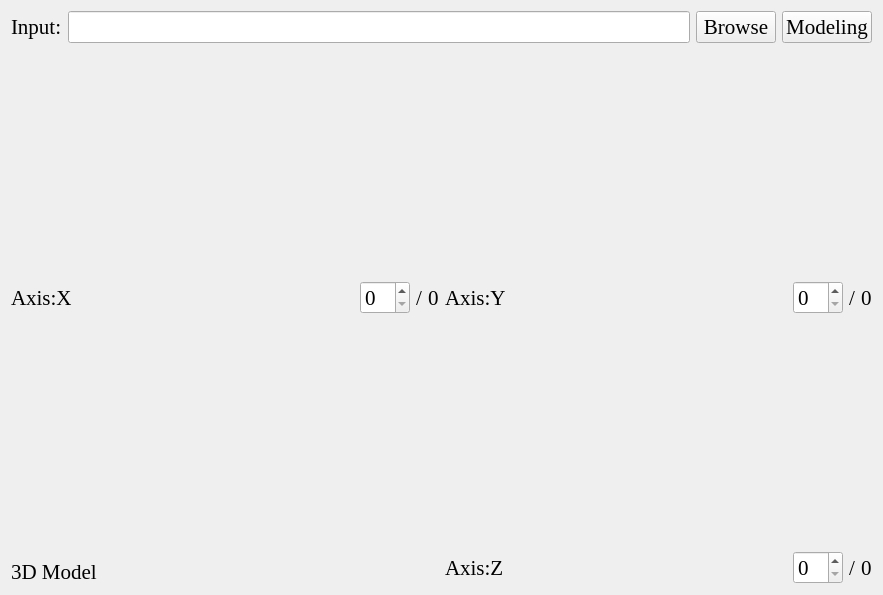
<?xml version="1.0" encoding="UTF-8"?>
<ui version="4.0">
 <class>ModelingTab</class>
 <widget class="QWidget" name="ModelingTab">
  <property name="geometry">
   <rect>
    <x>0</x>
    <y>0</y>
    <width>883</width>
    <height>595</height>
   </rect>
  </property>
  <property name="font">
   <font>
    <family>Times New Roman</family>
    <pointsize>16</pointsize>
   </font>
  </property>
  <property name="windowTitle">
   <string>Modeling</string>
  </property>
  <layout class="QVBoxLayout" name="verticalLayout_5">
   <item>
    <layout class="QHBoxLayout" name="horizontalLayout_5">
     <item>
      <widget class="QLabel" name="label_11">
       <property name="text">
        <string>Input:</string>
       </property>
      </widget>
     </item>
     <item>
      <widget class="QLineEdit" name="lineEdit">
       <property name="text">
        <string/>
       </property>
       <property name="readOnly">
        <bool>true</bool>
       </property>
      </widget>
     </item>
     <item>
      <widget class="QPushButton" name="pushButton_Browse">
       <property name="text">
        <string>Browse</string>
       </property>
      </widget>
     </item>
     <item>
      <widget class="QPushButton" name="pushButton_Modeling">
       <property name="text">
        <string>Modeling</string>
       </property>
      </widget>
     </item>
    </layout>
   </item>
   <item>
    <layout class="QGridLayout" name="gridLayout">
     <item row="0" column="0">
      <widget class="QWidget" name="widget" native="true">
       <layout class="QVBoxLayout" name="verticalLayout" stretch="1,0">
        <property name="leftMargin">
         <number>0</number>
        </property>
        <property name="topMargin">
         <number>0</number>
        </property>
        <property name="rightMargin">
         <number>0</number>
        </property>
        <property name="bottomMargin">
         <number>0</number>
        </property>
        <item>
         <widget class="SingleImageView" name="widget_X" native="true"/>
        </item>
        <item>
         <layout class="QHBoxLayout" name="horizontalLayout">
          <item>
           <widget class="QLabel" name="label">
            <property name="text">
             <string>Axis:X</string>
            </property>
           </widget>
          </item>
          <item>
           <spacer name="horizontalSpacer">
            <property name="orientation">
             <enum>Qt::Horizontal</enum>
            </property>
            <property name="sizeHint" stdset="0">
             <size>
              <width>40</width>
              <height>20</height>
             </size>
            </property>
           </spacer>
          </item>
          <item>
           <widget class="QSpinBox" name="spinBox_x"/>
          </item>
          <item>
           <widget class="QLabel" name="label_2">
            <property name="text">
             <string>/</string>
            </property>
           </widget>
          </item>
          <item>
           <widget class="QLabel" name="label_x">
            <property name="text">
             <string>0</string>
            </property>
           </widget>
          </item>
         </layout>
        </item>
       </layout>
      </widget>
     </item>
     <item row="0" column="1">
      <widget class="QWidget" name="widget_3" native="true">
       <layout class="QVBoxLayout" name="verticalLayout_2" stretch="1,0">
        <property name="leftMargin">
         <number>0</number>
        </property>
        <property name="topMargin">
         <number>0</number>
        </property>
        <property name="rightMargin">
         <number>0</number>
        </property>
        <property name="bottomMargin">
         <number>0</number>
        </property>
        <item>
         <widget class="SingleImageView" name="widget_Y" native="true"/>
        </item>
        <item>
         <layout class="QHBoxLayout" name="horizontalLayout_2">
          <item>
           <widget class="QLabel" name="label_4">
            <property name="text">
             <string>Axis:Y</string>
            </property>
           </widget>
          </item>
          <item>
           <spacer name="horizontalSpacer_2">
            <property name="orientation">
             <enum>Qt::Horizontal</enum>
            </property>
            <property name="sizeHint" stdset="0">
             <size>
              <width>40</width>
              <height>20</height>
             </size>
            </property>
           </spacer>
          </item>
          <item>
           <widget class="QSpinBox" name="spinBox_y"/>
          </item>
          <item>
           <widget class="QLabel" name="label_5">
            <property name="text">
             <string>/</string>
            </property>
           </widget>
          </item>
          <item>
           <widget class="QLabel" name="label_y">
            <property name="text">
             <string>0</string>
            </property>
           </widget>
          </item>
         </layout>
        </item>
       </layout>
      </widget>
     </item>
     <item row="1" column="0">
      <widget class="QWidget" name="widget_2" native="true">
       <layout class="QVBoxLayout" name="verticalLayout_4" stretch="1,0">
        <property name="leftMargin">
         <number>0</number>
        </property>
        <property name="topMargin">
         <number>0</number>
        </property>
        <property name="rightMargin">
         <number>0</number>
        </property>
        <property name="bottomMargin">
         <number>0</number>
        </property>
        <item>
         <widget class="Image3dWidget" name="widget_3d" native="true">
          <property name="minimumSize">
           <size>
            <width>0</width>
            <height>0</height>
           </size>
          </property>
         </widget>
        </item>
        <item>
         <layout class="QHBoxLayout" name="horizontalLayout_4">
          <item>
           <widget class="QLabel" name="label_10">
            <property name="text">
             <string>3D Model</string>
            </property>
           </widget>
          </item>
          <item>
           <spacer name="horizontalSpacer_4">
            <property name="orientation">
             <enum>Qt::Horizontal</enum>
            </property>
            <property name="sizeHint" stdset="0">
             <size>
              <width>40</width>
              <height>20</height>
             </size>
            </property>
           </spacer>
          </item>
         </layout>
        </item>
       </layout>
      </widget>
     </item>
     <item row="1" column="1">
      <widget class="QWidget" name="widget_5" native="true">
       <layout class="QVBoxLayout" name="verticalLayout_3" stretch="1,0">
        <property name="leftMargin">
         <number>0</number>
        </property>
        <property name="topMargin">
         <number>0</number>
        </property>
        <property name="rightMargin">
         <number>0</number>
        </property>
        <property name="bottomMargin">
         <number>0</number>
        </property>
        <item>
         <widget class="SingleImageView" name="widget_Z" native="true"/>
        </item>
        <item>
         <layout class="QHBoxLayout" name="horizontalLayout_3">
          <item>
           <widget class="QLabel" name="label_7">
            <property name="text">
             <string>Axis:Z</string>
            </property>
           </widget>
          </item>
          <item>
           <spacer name="horizontalSpacer_3">
            <property name="orientation">
             <enum>Qt::Horizontal</enum>
            </property>
            <property name="sizeHint" stdset="0">
             <size>
              <width>40</width>
              <height>20</height>
             </size>
            </property>
           </spacer>
          </item>
          <item>
           <widget class="QSpinBox" name="spinBox_z"/>
          </item>
          <item>
           <widget class="QLabel" name="label_8">
            <property name="text">
             <string>/</string>
            </property>
           </widget>
          </item>
          <item>
           <widget class="QLabel" name="label_z">
            <property name="text">
             <string>0</string>
            </property>
           </widget>
          </item>
         </layout>
        </item>
       </layout>
      </widget>
     </item>
    </layout>
   </item>
  </layout>
 </widget>
 <customwidgets>
  <customwidget>
   <class>Image3dWidget</class>
   <extends>QWidget</extends>
   <header>UI/Widgets/image3dWidget.h</header>
   <container>1</container>
  </customwidget>
  <customwidget>
   <class>SingleImageView</class>
   <extends>QWidget</extends>
   <header>UI/Widgets/singleImageView.h</header>
   <container>1</container>
  </customwidget>
 </customwidgets>
 <resources/>
 <connections/>
</ui>
